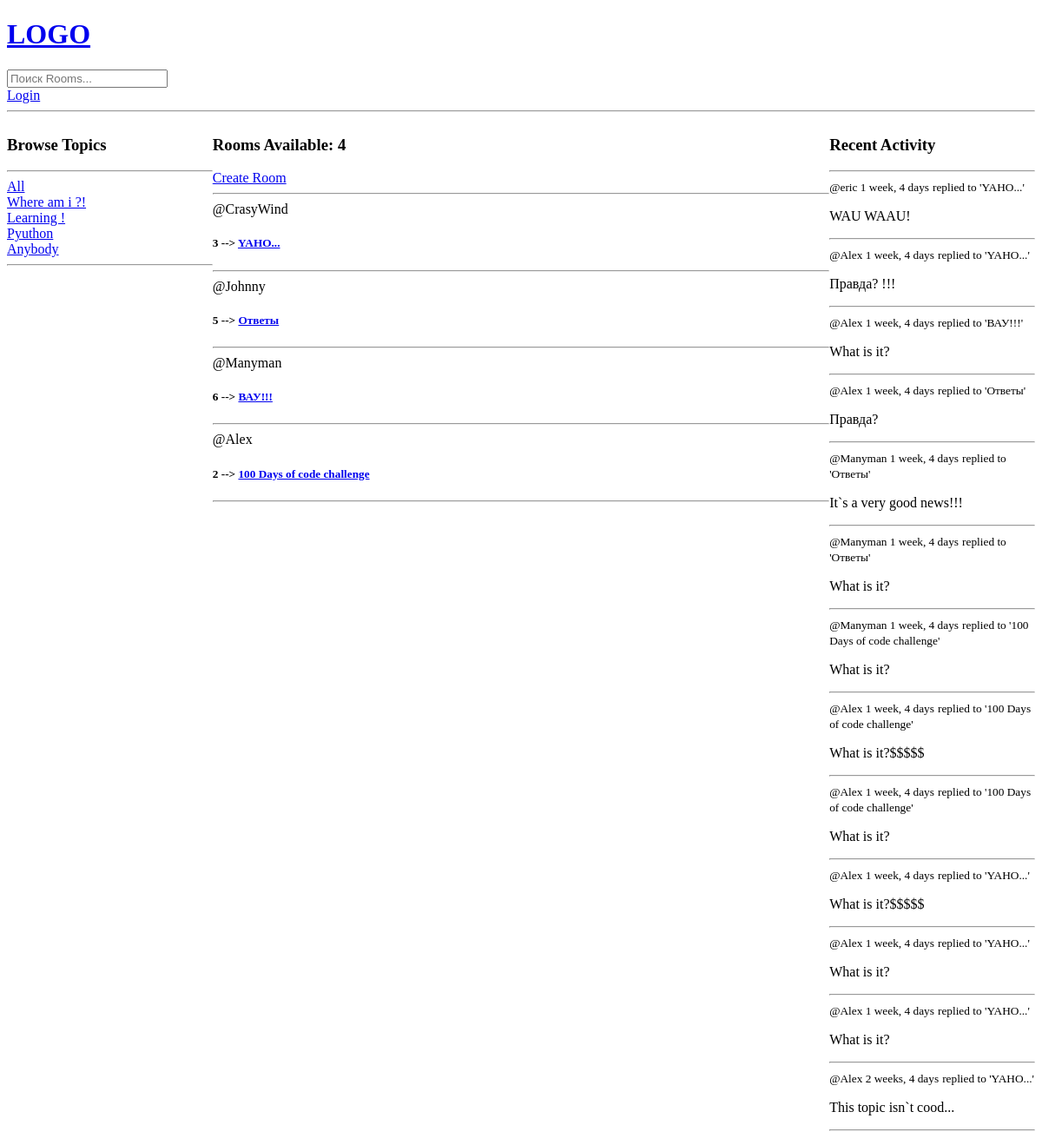
The app's page /, older data.
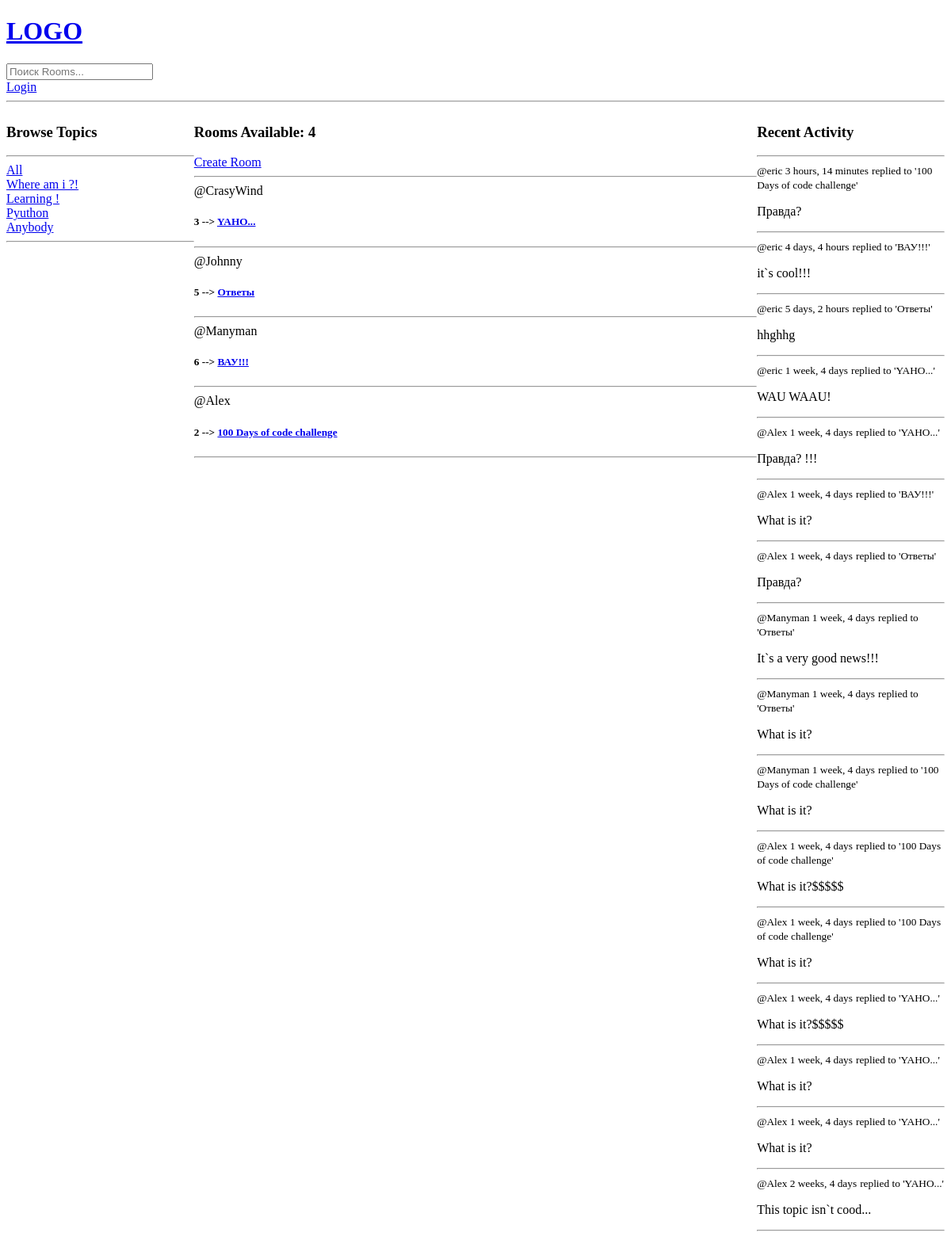
The same page, newer data.
### Base/models.py (models this page shows, shortened)
class Topic(models.Model):
    name = models.CharField(max_length=200)

class Room(models.Model):
    host = models.ForeignKey(User, on_delete=models.SET_NULL, null=True)
    topic = models.ForeignKey(Topic, on_delete=models.SET_NULL, null=True)
    objects = None
    name = models.CharField(max_length=200)
    description = models.TextField(null=True, blank=True)
    participants = models.ManyToManyField(User, related_name='participants', blank=True)
    update = models.DateTimeField(auto_now=True)
    created = models.DateTimeField(auto_now_add=True)
    class Meta:
        ordering = ['-update', '-created']
    def __str__(self):
        return self.name

class Message(models.Model):
    users = models.ForeignKey(User, on_delete=models.CASCADE)
    room = models.ForeignKey(Room, on_delete=models.CASCADE)
    body = models.TextField()
    update = models.DateTimeField(auto_now=True)
    created = models.DateTimeField(auto_now_add=True)
    class Meta:
        ordering = ['-update', '-created'] # класс, позволяющий сортировать по дате создания/обновления
    def __str__(self):
        return self.body[0:50]

### Base/views.py (the view)
# urls.py: path('', views.home, name='home'),
def home(request):
    q = request.GET.get('q') if request.GET.get('q') != None else ''
    rooms = Room.objects.filter(
        Q(topic__name__icontains=q) |
        Q(name__icontains=q) |
        Q(description__icontains=q)
    )
    topics = Topic.objects.all()
    room_count = rooms.count()
    room_messages = Message.objects.all()
    context = {'rooms': rooms, 'topics': topics, 'room_count': room_count, 'room_messages': room_messages}
    return render(request, 'Base/home.html', context)

### Base/templates/Base/home.html (shortened to what this page needs)
{% extends 'main.html' %}
{% block content %}
<div class="home-container">
    <div>
        <h3>Browse Topics</h3>
        <hr>
        <div>
            <a href="{% url 'home' %}">All</a>
        </div>
        {% for topic in topics %}
        <div>
            <a href="{% url 'home' %}?q={{ topic.name }}">{{ topic.name }}</a>
        </div>
        {% endfor%}
        <hr>
    </div>
    <div>
        <h3> Rooms Available: {{ room_count }} </h3>
        <a href="{% url 'create-room' %}">Create Room</a>
        <hr>
        <div>{% for room in rooms%}
            <div>
                <span>@{{ room.host.username }}</span>
                <h5>{{ room.id }} --> <a href="{% url 'room' room.id %}">{{room.name}}</a></h5>
                <hr>
            </div>
            {% endfor%}
        </div>
    </div>
    <div>
        <h3>Recent Activity</h3>
        <hr>
        {% for message in room_messages %}
            <div>
                <small>@{{ message.users }} {{ message.created|timesince }}</small>
                <small> replied to '{{ message.room}}'</small>
                <p>{{ message }}</p>
                <hr>
            </div>
        {% endfor %}
    </div>
</div>
{% endblock content%}

### templates/main.html (shortened to what this page needs)
<!DOCTYPE html>
<html lang="en">
<head>
</head>
<body>
  {% include 'navbar.html' %}
  {% block content %}
  {% endblock %}
</body>
</html>

### templates/navbar.html
<a href="/">
    <h1>
        LOGO
    </h1>
</a>
<form method="GET" action="{% url 'home' %}">
    <input type="text" name="q" placeholder="Поиск Rooms..."/>
</form>
{% if request.user.is_authenticated %}
<p>Здравствуйте, {{ request.user }}</p>
<a href="{% url 'logout' %}">Logout</a>
{% else %}
<a href="{% url 'login' %}">Login</a>
{% endif %}
<hr>

### Base/templates/Base/home.html (style rules this page uses)
.home-container { display: grid; grid-template-columns: 1fr 3fr 1fr; }

Row changes from the older to the newer data that the page shows:
added Message: users "eric", created "3 hours, 14 minutes", room "100 Days of code challenge", body "Правда?"
added Message: users "eric", created "4 days, 4 hours", room "ВАУ!!!", body "it`s cool!!!"
added Message: users "eric", created "5 days, 2 hours", room "Ответы", body "hhghhg"
